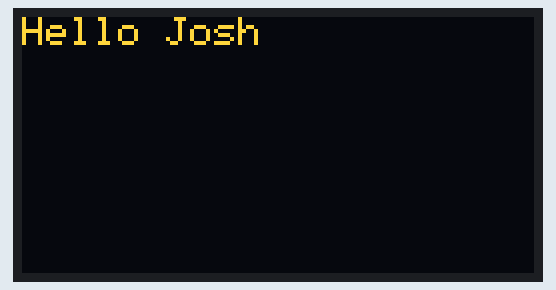
This program was run on a simulated ESP32. Shown: 128×64 one-colour display. The OLED is the two-colour kind (top 16 rows yellow); the display library's start-up logo is not drawn; storage starts empty; what the program prints to the serial monitor is not drawn.

Above: at 3.2 s.

The program:

main.cpp
```cpp
#include <Arduino.h>
#include "FS.h"
#include "SD.h"
#include "SPI.h"


#include <Wire.h>
#include <Adafruit_GFX.h>
#include <Adafruit_SSD1306.h>

// Define OLED width and height
#define SCREEN_WIDTH 128
#define SCREEN_HEIGHT 64
#define OLED_RESET -1
Adafruit_SSD1306 display(SCREEN_WIDTH, SCREEN_HEIGHT, &Wire, OLED_RESET);


#define CS_PIN 5
// put function declarations here:
int myFunction(int, int);
void listDir(fs::FS &fs, const char * dirname, uint8_t levels);

void setup() {
  Serial.begin(115200);  // Ensure this matches your monitor_speed in platformio.ini
  delay(1000);  // Wait for serial monitor to open

  Serial.println("Initializing SD card...");
  if (!SD.begin(CS_PIN)) {
    Serial.println("Card Mount Failed");
    return;
  }
  uint8_t cardType = SD.cardType();
  if (cardType == CARD_NONE) {
    Serial.println("No SD card attached");
    return;
  }
  Serial.print("SD Card Type: ");
  if (cardType == CARD_MMC) {
    Serial.println("MMC");
  } else if (cardType == CARD_SD) {
    Serial.println("SDSC");
  } else if (cardType == CARD_SDHC) {
    Serial.println("SDHC");
  } else {
    Serial.println("UNKNOWN");
  }


  if(!display.begin(SSD1306_SWITCHCAPVCC, 0x3C)) { // Address 0x3D for 128x64
    Serial.println(F("SSD1306 allocation failed"));
    for(;;);
  }

  display.display(); // Show the initial display buffer contents
  delay(2000);       // Pause for 2 seconds

  // Clear the buffer
  display.clearDisplay();

  // Draw text
  display.setTextSize(1);      // Normal 1:1 pixel scale
  display.setTextColor(WHITE); // Draw white text
  display.setCursor(0, 0);     // Start at top-left corner
  display.println(F("Hello Josh"));

  display.display();

  listDir(SD, "/", 0);


}

void listDir(fs::FS &fs, const char * dirname, uint8_t levels) {
  Serial.printf("Listing directory: %s\n", dirname);

  File root = fs.open(dirname);
  if (!root) {
    Serial.println("Failed to open directory");
    return;
  }
  if (!root.isDirectory()) {
    Serial.println("Not a directory");
    return;
  }

  File file = root.openNextFile();
  while (file) {
    if (file.isDirectory()) {
      Serial.print("  DIR : ");
      Serial.println(file.name());
      if (levels) {
        listDir(fs, file.name(), levels - 1);
      }
    } else {
      Serial.print("  FILE: ");
      Serial.print(file.name());
      Serial.print("\tSIZE: ");
      Serial.println(file.size());
    }
    file = root.openNextFile();
  }
}

void loop() {


}
```
